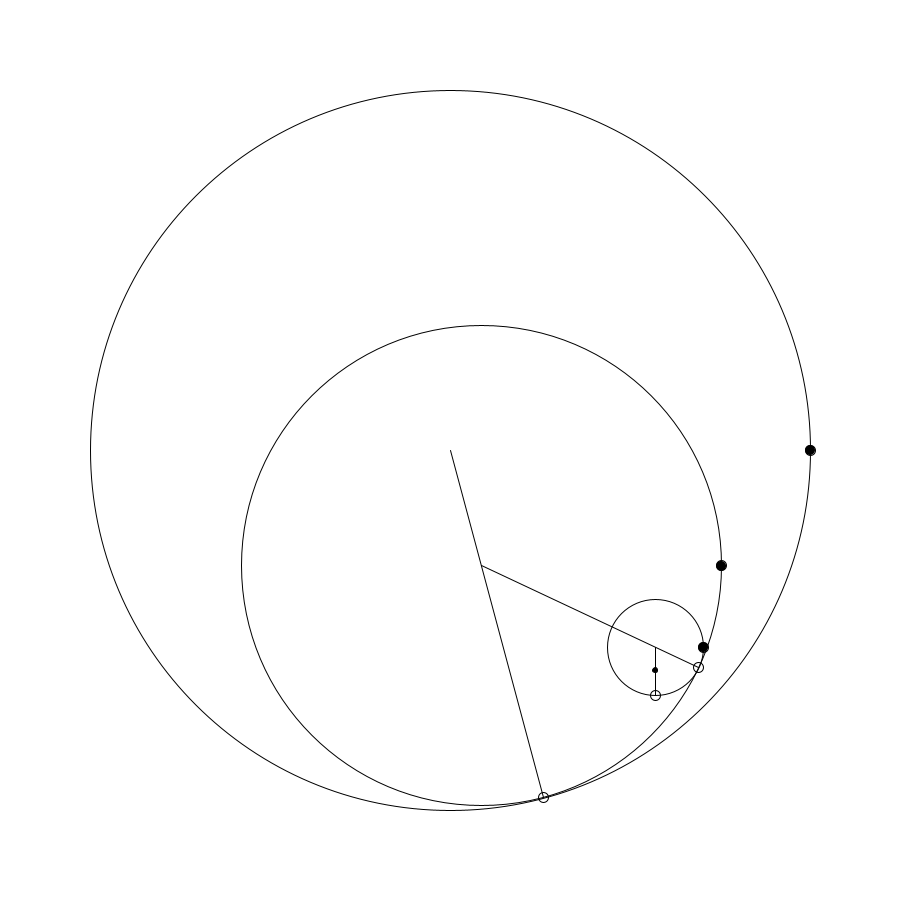
Frame 1 (no input)
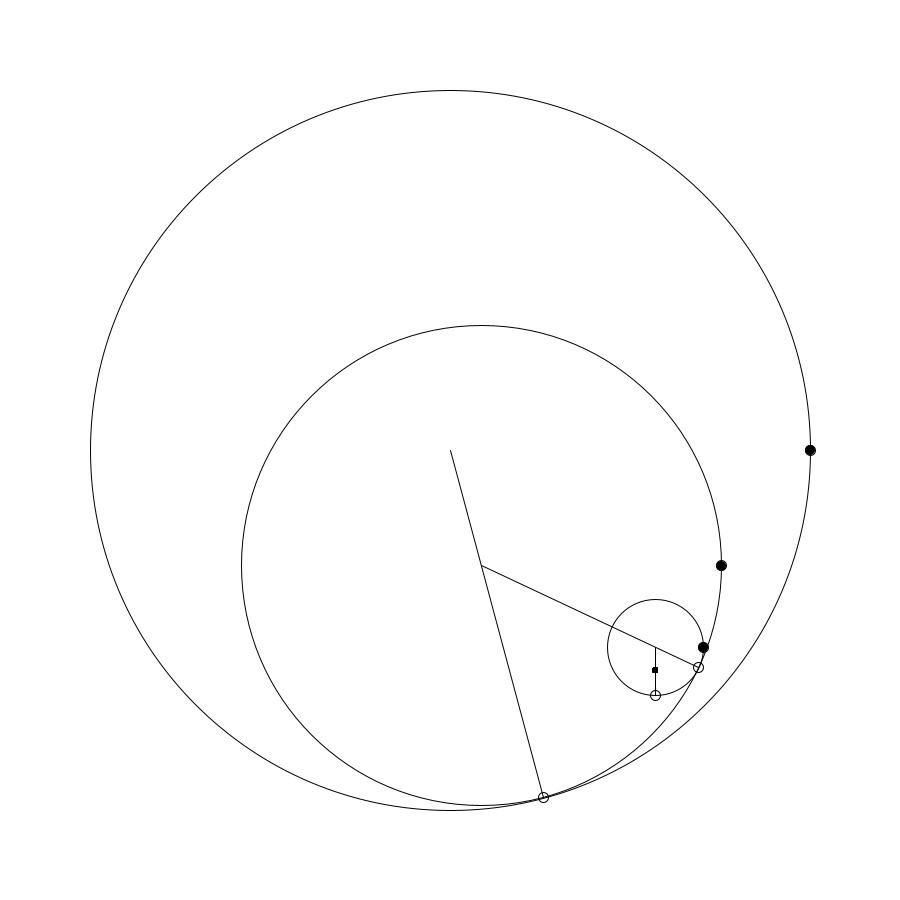
Frame 60 (the mouse pressed at the canvas centre just before this capture)
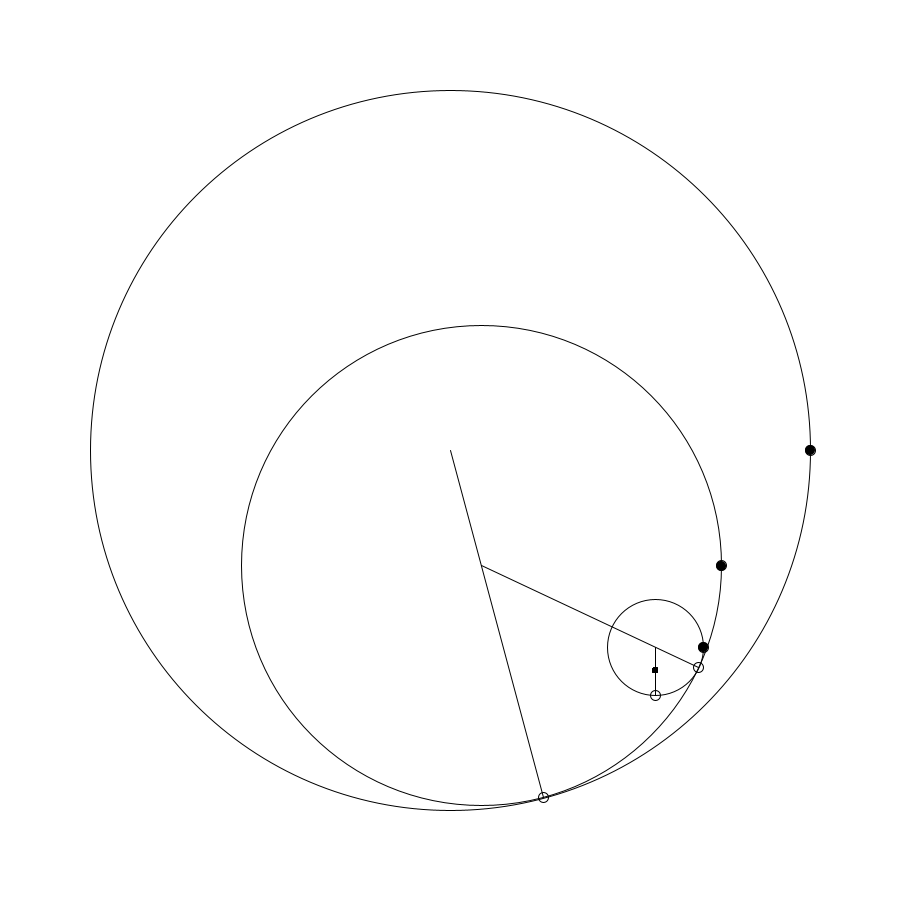
Frame 120 (the mouse held since frame 60 and released just before this capture)

The Processing sketch that drew these frames (run headless with seeded random() and noise(); from frame 60 on, the mouse is pressed at the canvas centre):

// Processing sketch: spirograph
// ── spirograph.pde
/**************************************************************
 Project:  Recreating the classic spirograph drawing tool with
           the ability to add more gears to create even more
           unique designs.  
           
 Author:  Yahir 
 Date:    January 2022

 
 Notes:
          - Processing 3.5.4
 
 Instructions:
           1. SPACE KEY to start drawing
           2. hide show gears/info...
           3. adjust angles and gear radius... 
           
                     
 **************************************************************/

boolean drawing;             // toggle drawing on/off
float drawSpeed;       // the drawing speed for the large gear                          
float penRadius;             // the offest of the pen within the final gear
ArrayList<PVector> pen;      // show pen ink

Gear gear0;                  // large outter ring housing all others
Gear gear1;                  // first inner gear
Gear gear2;                  // second inner gear

/**************************************************************
 SET UP FUNCTION
 **************************************************************/
void setup() {
  size(900, 900);
  
  drawing = false;
  drawSpeed = 0.025;
  penRadius = 25;
  pen = new ArrayList<PVector>();
  
  gear0 = new Gear(450, 450, 360, 75, drawSpeed, 0);
  gear1 = new Gear(240, 25, 1, gear0);
  gear2 = new Gear(48, 90, 2, gear1);  
}

/**************************************************************
 DRAW FUNCTION
 **************************************************************/
void draw() {
  background(255);
  
  if(drawing) {
    // update gear calculations
    gear0.update();
    gear1.updateChild(gear0);
    gear2.updateChild(gear1);
  }
  
  // display gears
  gear0.display();
  gear1.display();
  gear2.display();
  
  // calculate pen tip location
  float penX = gear2.center.x + cos(radians(gear2.angle)) * (gear2.radius - penRadius);
  float penY = gear2.center.y + sin(radians(gear2.angle)) * (gear2.radius - penRadius);

  // populate pen array to be like ink
  pen.add(new PVector(penX, penY));
  if(pen.size() > 1000) {
    pen.remove(0);
  }
  
  // display pen ink
  for(int i = 0; i < pen.size(); i++) {
    fill(0);
    ellipse(pen.get(i).x, pen.get(i).y, 5, 5);
  }   
}

/**************************************************************
 KEY PRESSED FUNCTION
 
 SPACE KEY  | toggle draw on/off
 **************************************************************/
void keyPressed() {
  if(key == ' ') {
    drawing = ! drawing;
  }
  
}

/*
 * Class for creating nested gears that mimicks action of a
 * spirograph drawing tool
 */
class Gear {
  PVector center;       // center point
  PVector pos;          // moving point
  float radius;         // radius of gear
  float diam;           // diam of gear
  float angle;          // start angle of gear
  float speed;          // speed of spin/revolution
  int id;               // id of gear for setting spin direction
  
  
  /*
   * Constructor method for setting the parent or root gear
   *
   * @param: _x        x position CENTER
   * @param: _y        y position CENTER
   * @param: _radius   radius of gear
   * @param: _angle    start angle from center
   * @param: _speed    speed of gear revolutions
   * @param: _id       the id of gear (gears spin in alternating directions)
   */
  Gear(float _x, float _y, float _radius, float _angle, float _speed, int _id) {
    center = new PVector(_x, _y);
    pos = new PVector();
    radius = _radius;
    diam = radius * 2;
    angle = _angle;
    speed = _speed;
    id = _id;
    
    // set moving position of this gear given desired angle of this year
    pos.x = center.x + cos(radians(angle)) * radius;
    pos.y = center.y + sin(radians(angle)) * radius;
        
  }
  
  /*
   * Constructor method for setting nested gears
   *
   * @param: _radius   radius of gear
   * @param: _angle    start angle from center
   * @param: _id       the id of gear (gears spin in alternating directions)
   * @param: _parent   parent gear
   */
  Gear(float _radius, float _angle, int _id, Gear _parent) {
    center = new PVector();
    pos = new PVector();
    angle = _angle;
    radius = _radius;
    diam = radius * 2;
    id = _id;
    
    float arcLength = _parent.radius * radians(360);  
    float arcMeasure = arcLength / radius;  
    float ratio = 360.0 / degrees(arcMeasure);
    
    speed = _parent.speed / ratio;
    
    // angle of parent pos to parent center
    float parentAngleToCenter = atan2(_parent.center.y - _parent.pos.y, _parent.center.x - _parent.pos.x);
    
    // find center of this gear relative to parent
    center.x = (_parent.pos.x + cos(parentAngleToCenter) * (diam)) + (cos(radians(_parent.angle)) * radius);
    center.y = (_parent.pos.y + sin(parentAngleToCenter) * (diam)) + (sin(radians(_parent.angle)) * radius);
        
    // set moving position of this gear given desired angle of this gear
    pos.x = center.x + cos(radians(angle)) * radius;
    pos.y = center.y + sin(radians(angle)) * radius;       
  }
  
  /*
   * Update the parent gear
   *
   */
  void update() {
    // alternate gear spin/rotation of gears
    if(id % 2 == 0) {
      angle += speed; 
    } else {
      angle -= speed;
    }
 
    // set moving position of this gear given desired angle of this gear
    pos.x = center.x + cos(radians(angle)) * radius;
    pos.y = center.y + sin(radians(angle)) * radius;
  }
  
  /*
   * update children or nested gear based on direct parent gear
   *
   * @param: _parent   parent gear
   */
  void updateChild(Gear _parent) {
    // alternate gear spin/rotation of gears
    if(id % 2 == 0) {
      angle += speed; 
    } else {
      angle -= speed;
    }
    
    // angle of parent pos to parent center
    float parentAngleToCenter = atan2(_parent.center.y - _parent.pos.y, _parent.center.x - _parent.pos.x);
    // find center of this gear relative to parent
    center.x = (_parent.pos.x + cos(parentAngleToCenter) * (diam)) + (cos(radians(_parent.angle)) * radius);
    center.y = (_parent.pos.y + sin(parentAngleToCenter) * (diam)) + (sin(radians(_parent.angle)) * radius);
        
    // set moving position of this gear given desired angle of this gear
    pos.x = center.x + cos(radians(angle)) * radius;
    pos.y = center.y + sin(radians(angle)) * radius;   
  }
  
   /*
   * display basic elements of the grid
   *
   */
  void display() {    
    noFill();
    ellipse(center.x, center.y, diam, diam);
    ellipse(pos.x, pos.y, 10, 10);
    line(center.x, center.y, pos.x, pos.y);
    
    // static point on this gear to better show revolutions
    float x = center.x + cos(radians(0)) * radius;
    float y = center.y + sin(radians(0)) * radius;
    fill(0);
    ellipse(x, y, 10, 10);    
  } 
}
